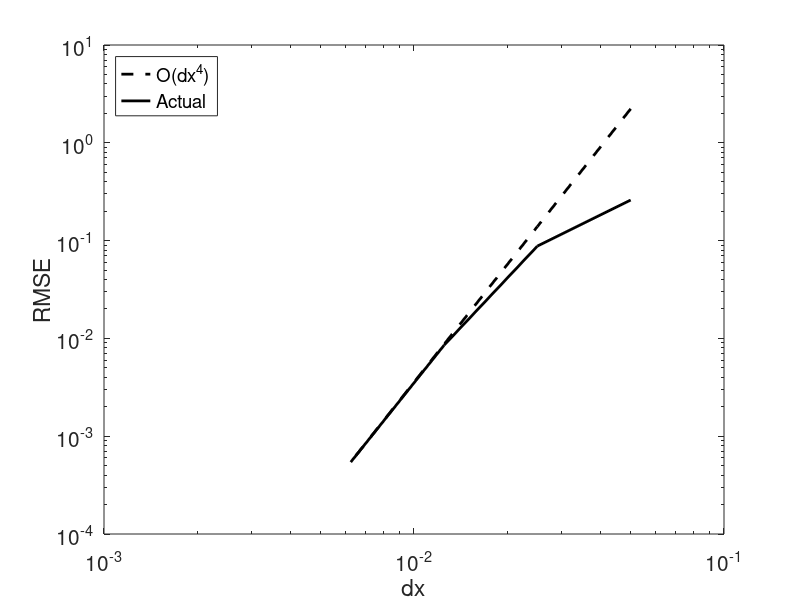
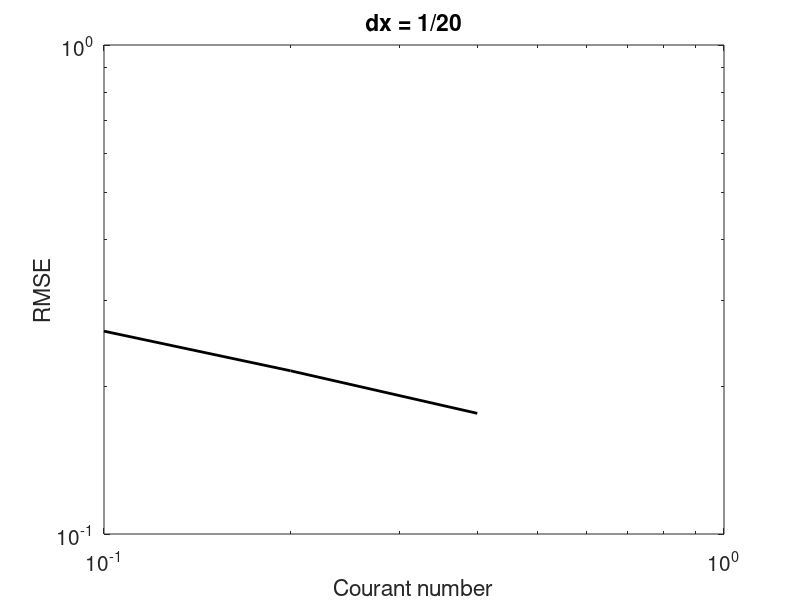
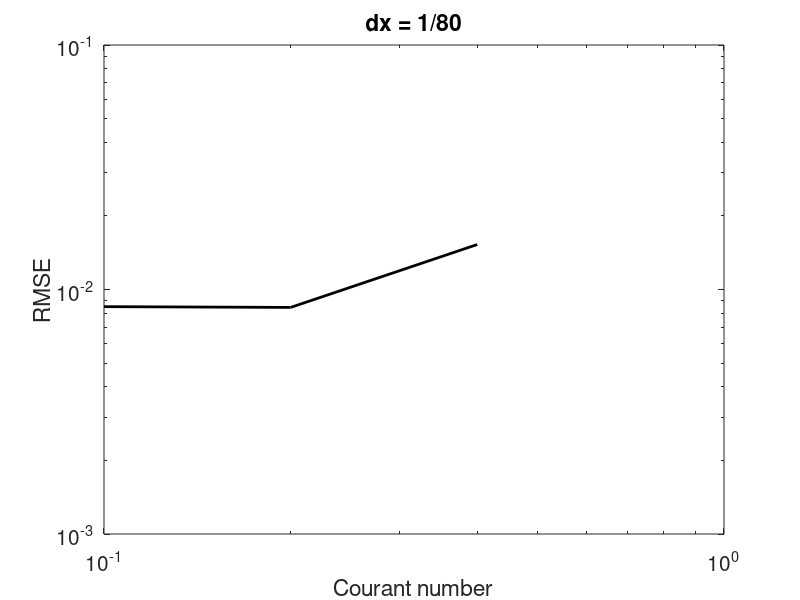

The MATLAB script that drew these images, in order:
function [] = bobEx3p1 ()

% Part a)

init_fun = @(x) sin(2*pi*x).^6;
phase_speed = 0.1;
end_time = 50;
courant = 0.1;

dx = [1/20, 1/40, 1/80, 1/160];
for i = 1:length(dx)
    rms(i) = solver(init_fun, courant, phase_speed, dx(i), end_time);
end

display((log(rms(end-1)) - log(rms(end))) / (log(dx(end-1)) - log(dx(end))))
fourth_order_line = exp(4*(log(dx) - log(dx(end))) + log(rms(end)));

figure;
loglog(dx, fourth_order_line, 'linewidth', 2.0, 'linestyle', '--','color','k');
hold all
loglog(dx, rms, 'linewidth', 2.0,'color','k');
xlabel('dx','fontsize',15)
ylabel('RMSE','fontsize',15)
set(gca,'fontsize',15)
legend('O(dx^4)', 'Actual','location','northwest')

% Part b)

dx = 1/20;
courant = [0.1, 0.2, 0.4, 0.8];
for i = 1:length(courant)
    rms(i) = solver(init_fun, courant(i), phase_speed, dx, end_time);
end

figure;
loglog(courant(1:3), rms(1:3), 'linewidth', 2.0,'color','k');
xlabel('Courant number','fontsize',15)
ylabel('RMSE','fontsize',15)
title('dx = 1/20','fontsize',15)
set(gca,'fontsize',15)

% Part c)

dx = 1/80;
courant = [0.1, 0.2, 0.4, 0.8];
for i = 1:length(courant)
    rms(i) = solver(init_fun, courant(i), phase_speed, dx, end_time);
end

figure;
loglog(courant(1:3), rms(1:3), 'linewidth', 2.0,'color','k');
xlabel('Courant number','fontsize',15)
ylabel('RMSE','fontsize',15)
title('dx = 1/80','fontsize',15)
set(gca,'fontsize',15)


end

function rms = solver(init_fun, courant, phase_speed, dx, end_time)

x = (0:dx:1-dx)';
dt = courant * dx / phase_speed;

solution = init_fun(x);
tendency = zeros(length(x),3);
CURRENT = 3; PREVIOUS = 2; TWO_STEPS_AGO = 1;

num_steps = max(round(end_time/dt), 2);
step_num = 0;

% Take two RK3 steps
for i = 1:2
    tendency1 = compute_tendency(solution, phase_speed, dx);
    tendency(:,i) = tendency1; % Tendencies required by the Adams-Bashforth 
    
    pred_sol1 = solution + dt * tendency1 / 3;
    tendency2 = compute_tendency(pred_sol1, phase_speed, dx);
    
    pred_sol2 = pred_sol1 + dt * (tendency2 - (5/9)*tendency1) * (15/16);
    tendency3 = compute_tendency(pred_sol2, phase_speed, dx);
    
    solution = pred_sol2 + dt * (tendency3 - (153/128)*(tendency2 - (5/9)*tendency1)) * (8/15);
    
    step_num = step_num + 1;
end

% AB3
while step_num < num_steps
    tendency(:,CURRENT) = compute_tendency(solution, phase_speed, dx);
    
    solution = solution + dt * (23*tendency(:,CURRENT) - 16*tendency(:,PREVIOUS) + 5*tendency(:,TWO_STEPS_AGO)) / 12;
    
    tendency(:,TWO_STEPS_AGO) = tendency(:,PREVIOUS);
    tendency(:,PREVIOUS) = tendency(:,CURRENT);
        
    step_num = step_num + 1;
    
end

exact = init_fun(x - phase_speed*end_time);
rms = sqrt(mean((solution - exact).^2));

end

function dt_solution = compute_tendency(solution, phase_speed, dx)

F = zeros(length(solution) + 4, 1);
F(1:2) = solution(end-1:end);
F(end-1:end) = solution(1:2);
F(3:end-2) = solution;

dt_solution = -phase_speed * (F(1:end-4) - 8*F(2:end-3) + 8*F(4:end-1) - F(5:end)) / (12*dx);


end